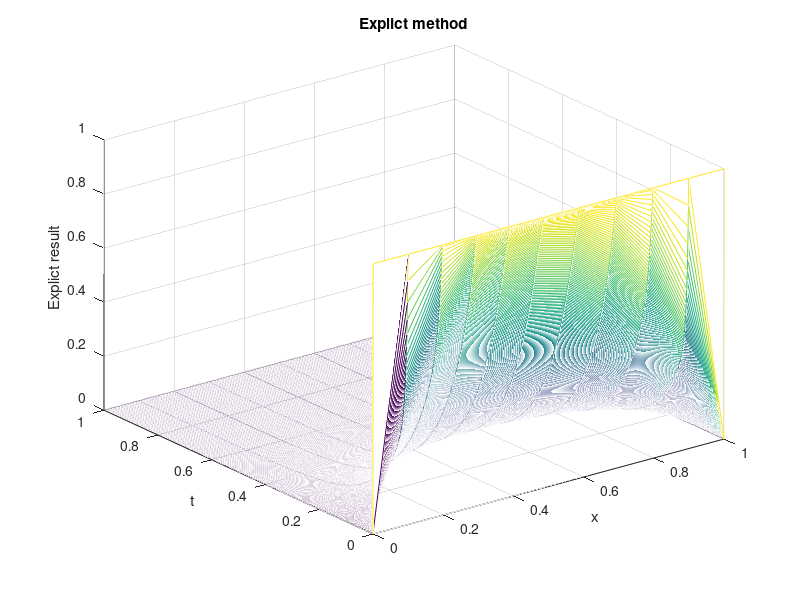
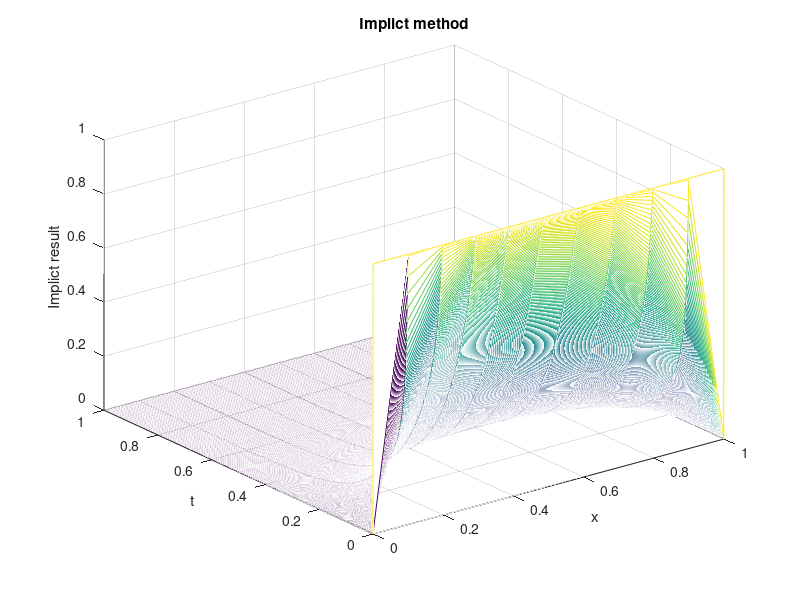
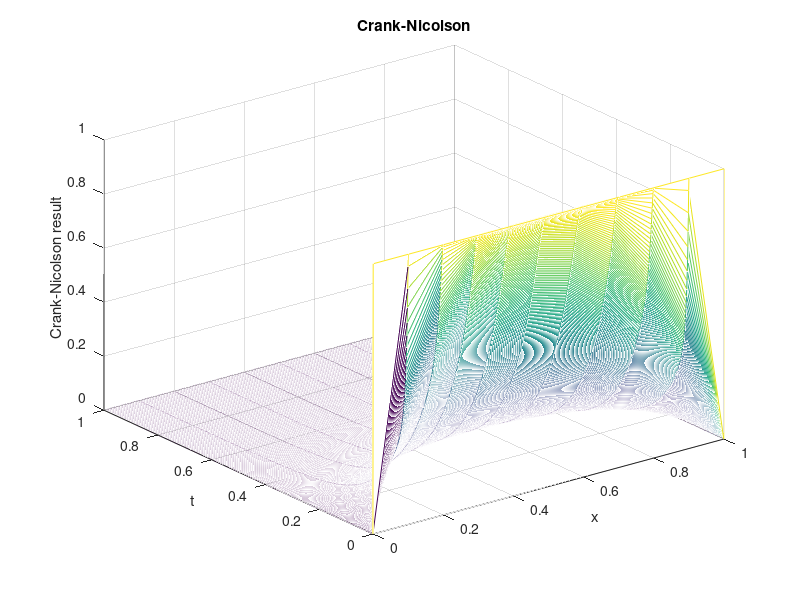

Write MATLAB code to recreate these figures, in order.
%%%%%%%%%%%%%%%%%%%%%%%%%%%%%%%%%%%%%%%%%%%%%%%%%%%%%%%%%%%%%%%%%%%%%%%%
%%% COMS 7300 Project 3                                              %%%
%%%                                                                  %%%
%%% Target:                                                          %%%
%%%       Use the explict, implict, Crank-Nicolson method            %%%
%%%       solve the patial equation.                                 %%%
%%% Equation:                                                        %%%
%%%          du/dt = d^2u/dx^2;                                      %%%
%%% Analvitical solution:                                            %%%
%%%          u|x=0 = 0 u|x=1 = 0                                     %%%
%%%          u|t=0 = 1                                               %%%
%%%%%%%%%%%%%%%%%%%%%%%%%%%%%%%%%%%%%%%%%%%%%%%%%%%%%%%%%%%%%%%%%%%%%%%%
clear;
clc;

% Initial number
dx = 0.1;
dt = 0.001;
xmax = 1;
tmax = 1;
r = dt/dx^2;
x = 0:dx:xmax; % xmax 1
t = 0:dt:tmax; % tmax 1
M = length(t); % size of t
N = length(x); % size of x
U = zeros(M,N);
U(1,:) = ones(1,N);

%%% Explict method

u_ex = zeros(M,N);
u_ex(1,:) = ones(1,N);
for i = 2:M  % Calculate until j = 20
    for j = 2:N-1
        u_ex(i,j) = r*u_ex(i-1,j-1) + (1-2*r)*u_ex(i-1,j) + r*u_ex(i-1,j+1); % Follow the formula
    end
end

%%% Output
tableWith = 40;
for i=1:tableWith
    fprintf(' ');
end
fprintf('Table For Explict Method\n');
for i=1:tableWith*3
    fprintf('-');
end
fprintf('\n');
blankwith = 17; 
for i=1:blankwith
    fprintf(' ');
end
for i=1:N
    fprintf('i=%d        ',i-1);
end
fprintf('\n');
for i=1:blankwith
    fprintf(' ');
end
for i=1:N
    fprintf('x=%.1f      ',(i-1)*dx);
end
fprintf('\n');
for i=1:tableWith*3
    fprintf('-');
end
fprintf('\n');
for k =0:M-1
    fprintf('(j = %4d)t=%.3f|',k,k*dt);
    for i=1:N
        fprintf('%.4f     ',u_ex(k+1,i));
    end
    fprintf('\n');
end
[X,T] = meshgrid(x,t);
mesh(X,T,u_ex)
xlabel('x');
ylabel('t');
zlabel('Explict result')
title('Explict method')

%-------------------------------------------------------------------------------------------------------%

%%% Implict method

u_im = zeros(M,N);
u_im(1,:) = ones(1,N);

% Construc matrix A
A = zeros(N);
for i=1:N
    if i==1
        A(i,i) = 1+2*r;
        A(i,i+1) = -r;
    elseif i==N
        A(i,i-1) = -r;
        A(i,i) = 1+2*r;
    else
        A(i,i-1) = -r;
        A(i,i) = 1+2*r;
        A(i,i+1) = -r;
    end
end

for i=2:M
    u_temp = A\transpose(u_im(i-1,:));
    u_im(i,:) = transpose(u_temp);
    u_im(i,1) = 0;
    u_im(i,end) = 0;
end

figure(2)
mesh(X,T,u_im)
xlabel('x');
ylabel('t');
zlabel('Implict result')
title('Implict method')



%----------------------------------------------------------------------------------------------------------%

%%% Crank-Nicolson

u_cn = zeros(M,N);
u_cn(1,:) = ones(1,N);

A1 = zeros(N - 2);
A2 = zeros(N - 2);
b = zeros(N-2,1);

% A1 defination
A1(1,1) = 2 + 2*r;
A1(1,2) = -r;
for i = 2:N-3
    A1(i,i-1) = -r;
    A1(i,i) = 2 + 2*r;
    A1(i,i+1) = -r;
end
A1(N-2,N-3) = -r;
A1(N-2,N-2) = 2 + 2*r;

% A2 defination
A2(1,1) = 2 - 2*r;
A2(1,2) = r;
for i = 2:N-3
    A2(i,i-1) = r;
    A2(i,i) = 2 - 2*r;
    A2(i,i+1) = r;
end
A2(N-2,N-3) = r;
A2(N-2,N-2) = 2 - 2*r;

% b defination


% Loop through time
for j = 2:M
    b(1) = r*u_cn(j-1,1) + r*u_cn(j,1);
    b(end) = r*u_cn(j-1,end) + r*u_cn(j,end);
    u_cntemp = A1\(A2*transpose(u_cn(j-1,2:N-1)) + b);
    u_cn(j,2:N-1) = transpose(u_cntemp);
end

figure(3)
mesh(X,T,u_cn)
xlabel('x');
ylabel('t');
zlabel('Crank-Nicolson result')
title('Crank-Nicolson')